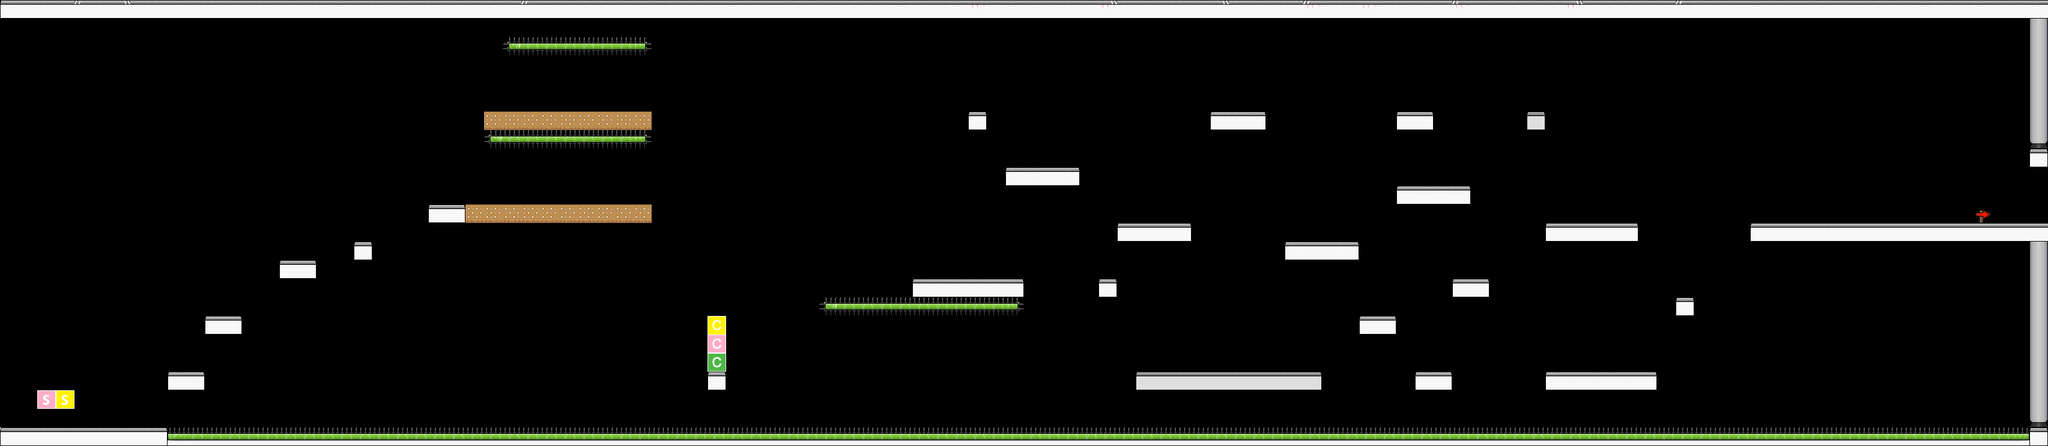

A level layout from a 2D game, rendered from its tile map. Below: a short description, then the map file with tile-grid data replaced by summaries:
An orthogonal 110x24 tile map with 32x32 px tiles, 11 tile layers (collisions, spikes, players, playerkeyed, ...), 13 tilesets.

<map version="1.0" orientation="orthogonal" width="110" height="24" tilewidth="32" tileheight="32">
 <properties>
  <property name="camera" value="stalking" />
  <property name="wallofdeath" value="true" />
 </properties>
 <tileset firstgid="1" name="betterBunnyDirt" tilewidth="32" tileheight="32">
  <image source="betterBunnyDirt.png" width="32" height="32" />
 </tileset>
 <tileset firstgid="2" name="bunnyTile" tilewidth="32" tileheight="32">
  <image source="bunnyTile.png" width="32" height="32" />
 </tileset>
 <tileset firstgid="3" name="perspective_walls" tilewidth="32" tileheight="32">
  <image source="perspective_walls.png" width="256" height="256" />
 </tileset>
 <tileset firstgid="67" name="levelMarkers" tilewidth="32" tileheight="32">
  <image source="levelMarkers.png" width="128" height="128" />
 </tileset>
 <tileset firstgid="83" name="lab-sheet" tilewidth="32" tileheight="32">
  <image source="../lab-sheet.png" width="128" height="96" />
 </tileset>
 <tileset firstgid="95" name="spikes" tilewidth="32" tileheight="32">
  <image source="Spikes.png" width="32" height="32" />
 </tileset>
 <tileset firstgid="96" name="bunnyTiles" tilewidth="32" tileheight="32">
  <image source="bunnyTiles.png" width="128" height="64" />
 </tileset>
 <tileset firstgid="104" name="all-trigger" tilewidth="32" tileheight="32">
  <image source="../../new-assets/tiles/trigger/all-trigger.png" width="64" height="64" />
 </tileset>
 <tileset firstgid="108" name="New Lab Sheet" tilewidth="32" tileheight="32">
  <image source="../../new-assets/tiles/normal/lab-sheet-2.png" width="96" height="192" />
 </tileset>
 <tileset firstgid="126" name="New Spikes" tilewidth="32" tileheight="32">
  <image source="../../new-assets/tiles/spiky/spikes-all.png" width="352" height="160" />
 </tileset>
 <tileset firstgid="181" name="signs" tilewidth="32" tileheight="32">
  <image source="../arrows.png" width="128" height="64" />
 </tileset>
 <tileset firstgid="189" name="lab-sheet-2" tilewidth="32" tileheight="32">
  <image source="../../new-assets/tiles/normal/lab-sheet-2.png" width="96" height="192" />
 </tileset>
 <tileset firstgid="207" name="spikes-all" tilewidth="32" tileheight="32">
  <image source="../../new-assets/tiles/spiky/spikes-all.png" width="352" height="160" />
 </tileset>
 <layer name="collisions" width="110" height="24">
  <data>[2640 cells, 173 non-empty, 14 distinct tile ids]</data>
 </layer>
 <layer name="spikes" width="110" height="24">
  <data>[2640 cells, 128 non-empty, 6 distinct tile ids]</data>
 </layer>
 <objectgroup name="level markers" width="110" height="24" />
 <layer name="players" width="110" height="24">
  <properties>
   <property name="visible" value="0" />
  </properties>
  <data>[2640 cells, 2 non-empty, 2 distinct tile ids]</data>
 </layer>
 <layer name="playerkeyed" width="110" height="24">
  <data>[2640 cells, 19 non-empty, 1 distinct tile ids]</data>
 </layer>
 <layer name="fast5" width="110" height="24">
  <properties>
   <property name="speed" value="30" />
   <property name="translationX" value="-5" />
   <property name="translationY" value="0" />
  </properties>
  <data>[2640 cells, 10 non-empty, 3 distinct tile ids]</data>
 </layer>
 <layer name="fast3" width="110" height="24">
  <properties>
   <property name="speed" value="32" />
   <property name="translationX" value="3" />
   <property name="translationY" value="0" />
  </properties>
  <data>[2640 cells, 8 non-empty, 3 distinct tile ids]</data>
 </layer>
 <layer name="slow3" width="110" height="24">
  <properties>
   <property name="speed" value="16" />
   <property name="translationX" value="3" />
   <property name="translationY" value="0" />
  </properties>
  <data>[2640 cells, 9 non-empty, 3 distinct tile ids]</data>
 </layer>
 <layer name="slow8" width="110" height="24" opacity="0.9">
  <properties>
   <property name="speed" value="16" />
   <property name="translationX" value="8" />
   <property name="translationY" value="0" />
  </properties>
  <data>[2640 cells, 11 non-empty, 4 distinct tile ids]</data>
 </layer>
 <layer name="fast4" width="110" height="24">
  <properties>
   <property name="speed" value="32" />
   <property name="translationX" value="4" />
   <property name="translationY" value="0" />
  </properties>
  <data>[2640 cells, 11 non-empty, 3 distinct tile ids]</data>
 </layer>
 <layer name="checkpoint1" width="110" height="24">
  <properties>
   <property name="type" value="checkpoint" />
  </properties>
  <data>[2640 cells, 3 non-empty, 3 distinct tile ids]</data>
 </layer>
 <layer name="Arrows" width="110" height="24">
  <data>[2640 cells, 1 non-empty, 1 distinct tile ids]</data>
 </layer>
</map>
